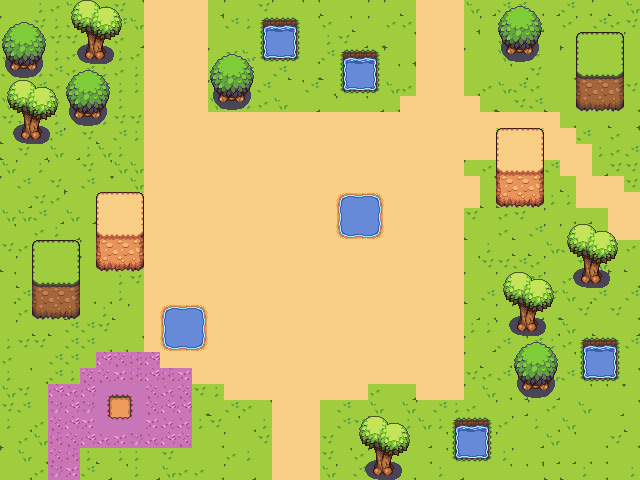

Rendered tile map (Tiled .tmx) drawn with the repository's tilesets; below, a short description and the map source with its tile grids summarised:
An orthogonal 40x30 tile map with 16x16 px tiles, 3 tile layers (Background, Terrain, Trees).

<map version="1.10" tiledversion="1.10.1" orientation="orthogonal" renderorder="right-down" width="40" height="30" tilewidth="16" tileheight="16" infinite="0" nextlayerid="5" nextobjectid="1">
 <tileset firstgid="1" name="tileset" tilewidth="16" tileheight="16" tilecount="2112" columns="33">
  <image source="tileset.png" trans="000000" width="528" height="1024" />
 </tileset>
 <layer id="1" name="Background" width="40" height="30">
  <data>[1200 cells, 1200 non-empty, 12 distinct tile ids]</data>
 </layer>
 <layer id="2" name="Terrain" width="40" height="30">
  <data>[1200 cells, 647 non-empty, 68 distinct tile ids]</data>
 </layer>
 <layer id="4" name="Trees" width="40" height="30">
  <data>[1200 cells, 140 non-empty, 28 distinct tile ids]</data>
 </layer>
</map>
